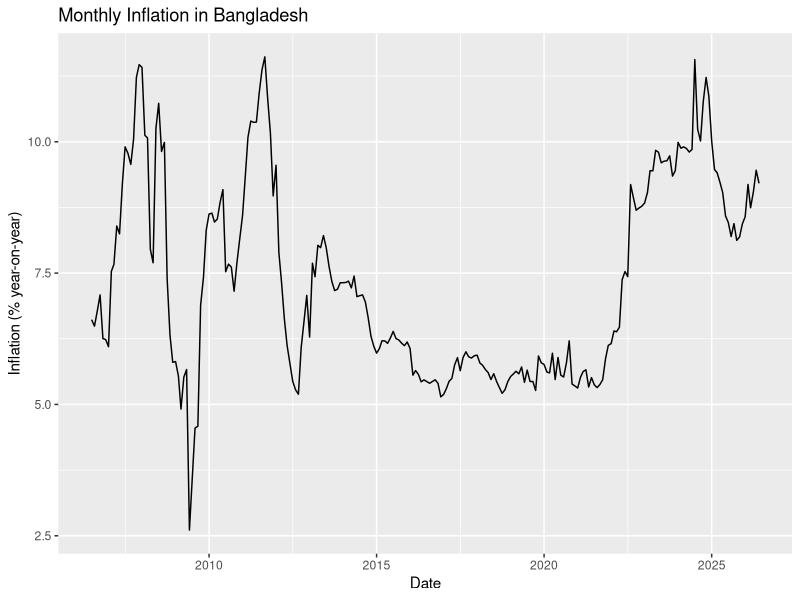
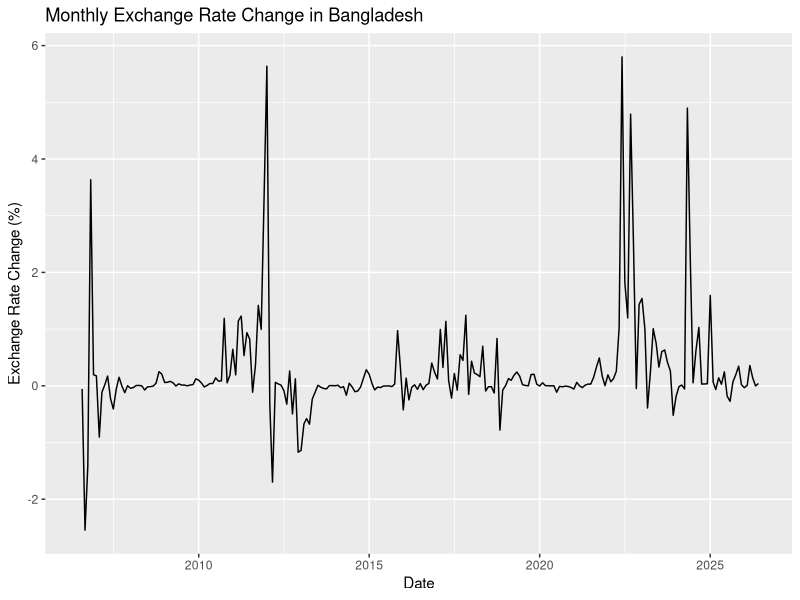
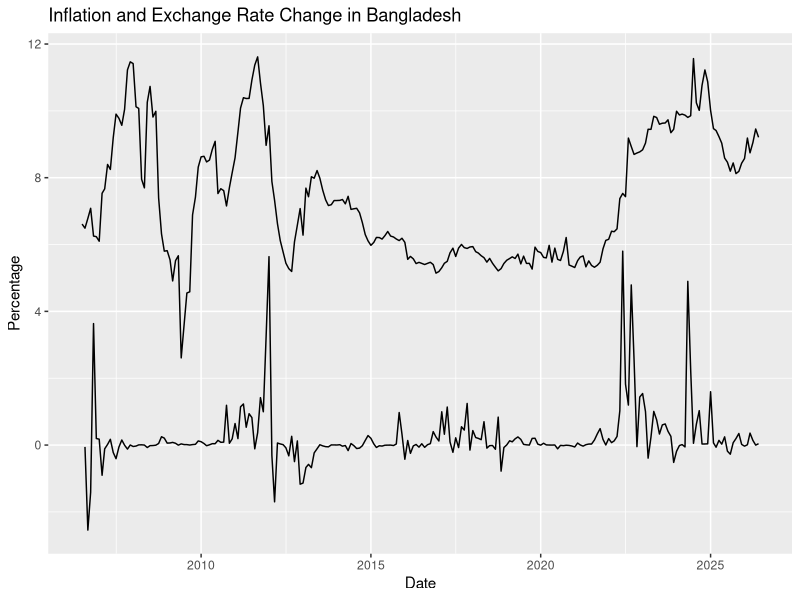
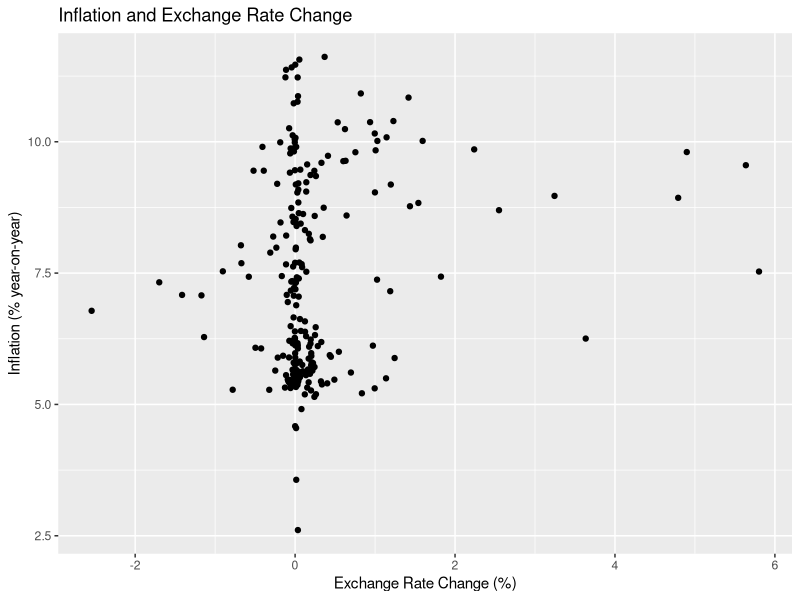
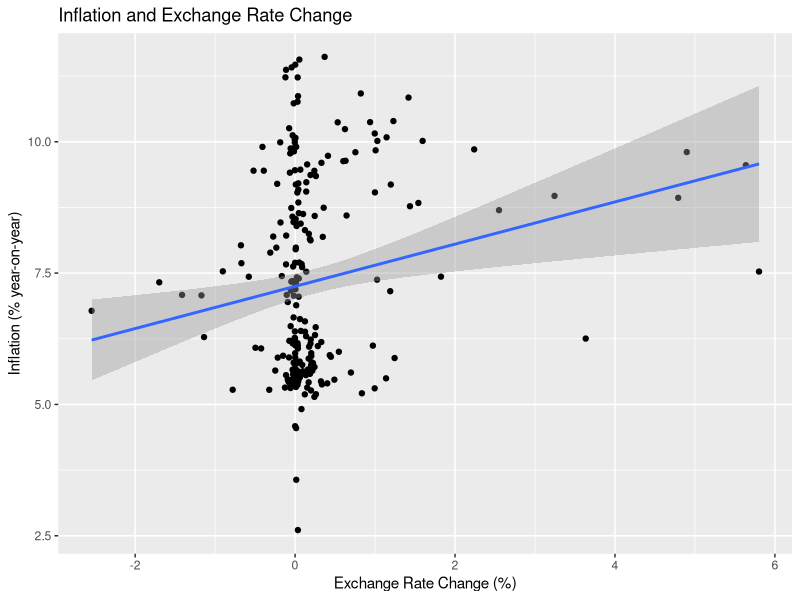
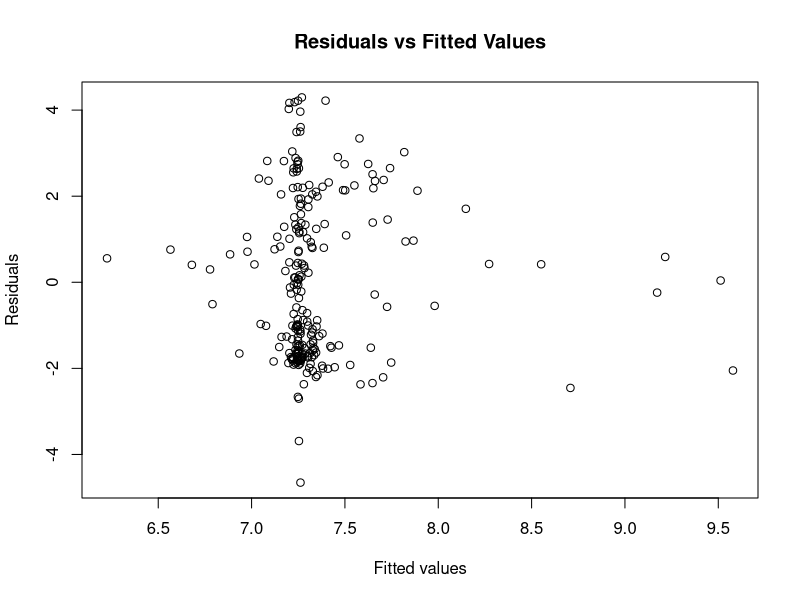
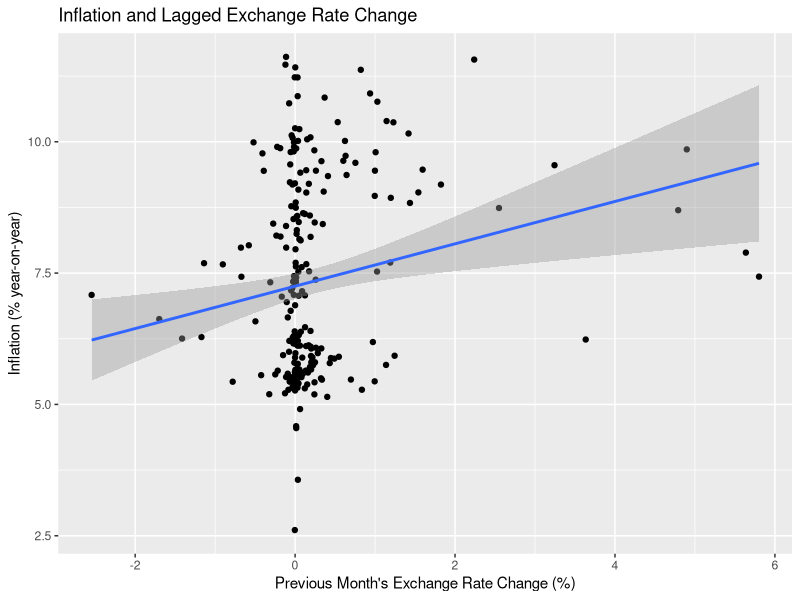

Write the R code that produced these figures, in order.
# ============================================================
# Bangladesh Economic Performance and Inflation
# Exchange Rate, Inflation and Trade: 2006-2026
#
# Working title:
# Exchange Rate Depreciation and Inflation in Bangladesh:
# Evidence from Monthly Economic Data
#
# Research question:
# Is exchange-rate depreciation associated with higher inflation?
#
# Data source:
# World Bank Global Economic Monitor (GEM), monthly Bangladesh data
# Period: July 2006 - June 2026
# ============================================================


# ============================================================
# 1. LOAD PACKAGES
# ============================================================

library(tidyverse)
library(lubridate)


# ============================================================
# 2. SET WORKING DIRECTORY
# ============================================================

setwd("G:/OneDrive/Documents")

getwd()


# ============================================================
# 3. IMPORT THE RAW GEM DATA
# ============================================================

data <- read_csv("GEM_Bangladesh.csv")

dim(data)
names(data)
head(data)


# ============================================================
# 4. CREATE A CLEAN COPY
#
# The first four columns identify the series.
# Monthly observations begin in column 5.
#
# World Bank uses ".." for unavailable observations.
# Converting the monthly columns to numeric changes these
# entries to NA while preserving the raw data object.
# ============================================================

data_clean <- data

data_clean[5:ncol(data_clean)] <- lapply(
  data_clean[5:ncol(data_clean)],
  as.numeric
)

sapply(data_clean[5:ncol(data_clean)], class)


# ============================================================
# 5. RESHAPE THE DATA FROM WIDE TO LONG FORMAT
# ============================================================

data_long <- data_clean %>%
  pivot_longer(
    cols = 5:ncol(data_clean),
    names_to = "Month",
    values_to = "Value"
  )

dim(data_long)
head(data_long)


# ============================================================
# 6. CHECK NUMBER OF OBSERVATIONS PER SERIES
# ============================================================

data_long %>%
  count(Series)


# ============================================================
# 7. CONVERT MONTH TO A PROPER DATE
# ============================================================

data_long <- data_long %>%
  mutate(
    Month = str_extract(Month, "^\\d{4}M\\d{2}"),
    Date = ymd(paste0(
      str_sub(Month, 1, 4),
      "-",
      str_sub(Month, 6, 7),
      "-01"
    ))
  )

head(data_long %>% select(Series, Month, Date, Value))


# ============================================================
# 8. CHECK MISSING VALUES
# ============================================================

data_long %>%
  group_by(Series) %>%
  summarise(
    missing_values = sum(is.na(Value)),
    total_observations = n()
  )


# ============================================================
# 9. CHECK FOR DUPLICATES
# ============================================================

data_long %>%
  count(Series, Date) %>%
  filter(n > 1)


# ============================================================
# 10. CREATE ONE ROW PER MONTH
# ============================================================

data_analysis <- data_long %>%
  select(Date, Series, Value) %>%
  pivot_wider(
    names_from = Series,
    values_from = Value
  )

dim(data_analysis)
names(data_analysis)


# ============================================================
# 11. RENAME THE ECONOMIC VARIABLES
# ============================================================

data_analysis <- data_analysis %>%
  rename(
    CPI = `CPI Price,not seas.adj,,,`,
    Inflation = `CPI Price, % y-o-y, not seas. adj.,,`,
    Exchange_Rate = `Official exchange rate, LCU per USD, period average,,`,
    Exports = `Exports Merchandise, Customs, current US$, millions, not seas. adj.`,
    Imports = `Imports Merchandise, Customs, current US$, millions, not seas. adj.`
  )

names(data_analysis)


# ============================================================
# 12. CREATE ECONOMIC VARIABLES
#
# Exchange_Rate_Change:
# positive values indicate an increase in LCU per USD,
# i.e. depreciation of the taka against the US dollar.
#
# July 2006 is NA because there is no previous month.
# ============================================================

data_analysis <- data_analysis %>%
  arrange(Date) %>%
  mutate(
    Exchange_Rate_Change =
      (Exchange_Rate / lag(Exchange_Rate) - 1) * 100,

    Trade_Balance =
      Exports - Imports,

    Export_Growth =
      (Exports / lag(Exports) - 1) * 100,

    Import_Growth =
      (Imports / lag(Imports) - 1) * 100
  )

head(data_analysis)
summary(data_analysis)


# ============================================================
# 13. SAVE THE CLEAN ANALYSIS DATASET
# ============================================================

write_csv(
  data_analysis,
  "Bangladesh_analysis_data.csv"
)


# ============================================================
# 14. BASIC DESCRIPTIVE STATISTICS
# ============================================================

summary(
  data_analysis %>%
    select(
      CPI,
      Inflation,
      Exchange_Rate,
      Exports,
      Imports,
      Exchange_Rate_Change,
      Trade_Balance,
      Export_Growth,
      Import_Growth
    )
)


# ============================================================
# 15. VISUALIZATION: MONTHLY INFLATION
# ============================================================

ggplot(
  data_analysis,
  aes(x = Date, y = Inflation)
) +
  geom_line() +
  labs(
    title = "Monthly Inflation in Bangladesh",
    x = "Date",
    y = "Inflation (% year-on-year)"
  )


# ============================================================
# 16. VISUALIZATION: MONTHLY EXCHANGE-RATE CHANGE
# ============================================================

ggplot(
  data_analysis,
  aes(x = Date, y = Exchange_Rate_Change)
) +
  geom_line() +
  labs(
    title = "Monthly Exchange Rate Change in Bangladesh",
    x = "Date",
    y = "Exchange Rate Change (%)"
  )


# ============================================================
# 17. VISUALIZATION: INFLATION AND EXCHANGE-RATE CHANGE
# ============================================================

ggplot(
  data_analysis,
  aes(x = Date)
) +
  geom_line(aes(y = Inflation)) +
  geom_line(aes(y = Exchange_Rate_Change)) +
  labs(
    title = "Inflation and Exchange Rate Change in Bangladesh",
    x = "Date",
    y = "Percentage"
  )


# ============================================================
# 18. SCATTER PLOT: INFLATION VS EXCHANGE-RATE CHANGE
# ============================================================

ggplot(
  data_analysis,
  aes(
    x = Exchange_Rate_Change,
    y = Inflation
  )
) +
  geom_point() +
  labs(
    title = "Inflation and Exchange Rate Change",
    x = "Exchange Rate Change (%)",
    y = "Inflation (% year-on-year)"
  )


# ============================================================
# 19. SCATTER PLOT WITH REGRESSION LINE
# ============================================================

ggplot(
  data_analysis,
  aes(
    x = Exchange_Rate_Change,
    y = Inflation
  )
) +
  geom_point() +
  geom_smooth(method = "lm", se = TRUE) +
  labs(
    title = "Inflation and Exchange Rate Change",
    x = "Exchange Rate Change (%)",
    y = "Inflation (% year-on-year)"
  )


# ============================================================
# 20. CORRELATION
# ============================================================

cor(
  data_analysis$Inflation,
  data_analysis$Exchange_Rate_Change,
  use = "complete.obs"
)


# ============================================================
# 21. SIMPLE REGRESSION
#
# Inflation_t = alpha + beta * Exchange_Rate_Change_t + error_t
# ============================================================

model1 <- lm(
  Inflation ~ Exchange_Rate_Change,
  data = data_analysis
)

summary(model1)


# ============================================================
# 22. BASIC RESIDUAL DIAGNOSTIC
#
# A simple fitted-value vs residual plot is used because the
# full plot(model1) caused an RGui issue in the original workflow.
# ============================================================

plot(
  fitted(model1),
  residuals(model1),
  xlab = "Fitted values",
  ylab = "Residuals",
  main = "Residuals vs Fitted Values"
)


# ============================================================
# 23. CREATE ONE-MONTH LAG
# ============================================================

data_analysis$Exchange_Rate_Change_Lag1 <-
  dplyr::lag(
    data_analysis$Exchange_Rate_Change,
    1
  )


# ============================================================
# 24. LAGGED REGRESSION
#
# Inflation_t =
# alpha + beta0 * Exchange_Rate_Change_t
# + beta1 * Exchange_Rate_Change_(t-1)
# + error_t
# ============================================================

model2 <- lm(
  Inflation ~
    Exchange_Rate_Change +
    Exchange_Rate_Change_Lag1,
  data = data_analysis
)

summary(model2)


# ============================================================
# 25. CREATE A COMMON SAMPLE FOR MODEL COMPARISON
#
# This makes sure both models use exactly the same observations.
# ============================================================

data_common <- na.omit(
  data_analysis[
    ,
    c(
      "Inflation",
      "Exchange_Rate_Change",
      "Exchange_Rate_Change_Lag1"
    )
  ]
)


# ============================================================
# 26. CURRENT-ONLY MODEL ON THE COMMON SAMPLE
# ============================================================

model1_common <- lm(
  Inflation ~ Exchange_Rate_Change,
  data = data_common
)


# ============================================================
# 27. CURRENT + ONE-MONTH-LAG MODEL ON THE COMMON SAMPLE
# ============================================================

model2_common <- lm(
  Inflation ~
    Exchange_Rate_Change +
    Exchange_Rate_Change_Lag1,
  data = data_common
)


# ============================================================
# 28. COMPARE THE TWO MODELS
# ============================================================

anova(
  model1_common,
  model2_common
)


# ============================================================
# 29. LAGGED CORRELATION
# ============================================================

cor(
  data_analysis$Inflation,
  data_analysis$Exchange_Rate_Change_Lag1,
  use = "complete.obs"
)


# ============================================================
# 30. LAGGED SCATTER PLOT
# ============================================================

ggplot(
  data_analysis,
  aes(
    x = Exchange_Rate_Change_Lag1,
    y = Inflation
  )
) +
  geom_point() +
  geom_smooth(method = "lm", se = TRUE) +
  labs(
    title = "Inflation and Lagged Exchange Rate Change",
    x = "Previous Month's Exchange Rate Change (%)",
    y = "Inflation (% year-on-year)"
  )


# ============================================================
# 31. CREATE TWO-MONTH LAG
# ============================================================

data_analysis$Exchange_Rate_Change_Lag2 <-
  dplyr::lag(
    data_analysis$Exchange_Rate_Change,
    2
  )


# ============================================================
# 32. TWO-MONTH LAG MODEL
#
# Inflation_t =
# alpha + beta0 * current exchange-rate change
# + beta1 * one-month lag
# + beta2 * two-month lag
# + error_t
# ============================================================

model3 <- lm(
  Inflation ~
    Exchange_Rate_Change +
    Exchange_Rate_Change_Lag1 +
    Exchange_Rate_Change_Lag2,
  data = data_analysis
)

summary(model3)


# ============================================================
# 33. SAVE THE FINAL ANALYSIS DATASET INCLUDING LAGS
# ============================================================

write_csv(
  data_analysis,
  "Bangladesh_analysis_data_final.csv"
)


# ============================================================
# END OF ANALYSIS
#
# Important interpretation rule:
# Correlation and regression identify statistical associations.
# They do NOT by themselves establish that exchange-rate
# depreciation causes inflation.
# ============================================================
